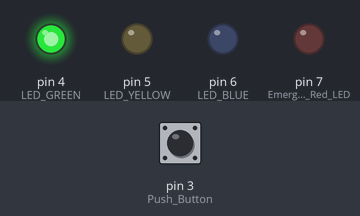
Bench run of a sketch on a simulated Arduino Uno, built with avr-gcc and run on an emulated ATmega328P. Shown: output pins drawn as LEDs (lit = HIGH). Inputs (shaded band) come from the test bench; at power-on: pin 3 (Push_Button) HIGH.

Above: at 1.2 s.
1.3 s: pin 3 (Push_Button) pulled LOW for 0.15 s
At 3.4 s:
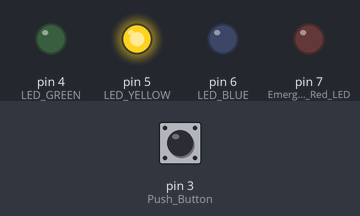
4.4 s: pin 3 (Push_Button) pulled LOW for 3.2 s
At 5.2 s:
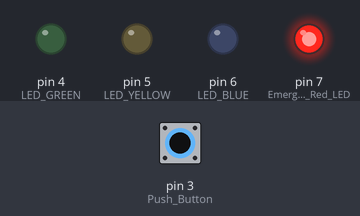
10.6 s: pin 3 (Push_Button) pulled LOW for 1 s
At 13.4 s:
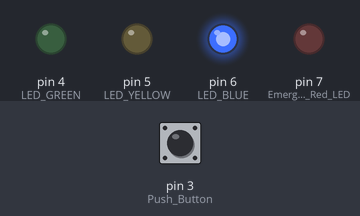
Timing chart, 0 to 20.6 s (numbered marks = the images above; inputs shaded):
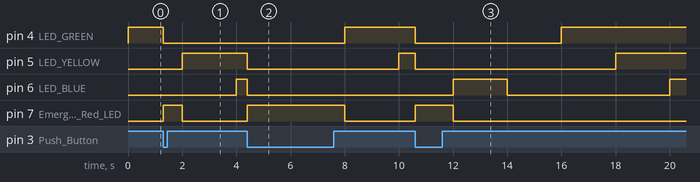

The sketch:

Interrupt.ino
```cpp
int Push_Button = 3;
int LED_GREEN = 4;
int LED_YELLOW = 5;
int LED_BLUE = 6;
int Emergency_Red_LED = 7;

void setup() {
  // put your setup code here, to run once:
  Serial.begin(9600);
  pinMode(Push_Button, INPUT_PULLUP);
  pinMode(LED_GREEN, OUTPUT);
  pinMode(LED_YELLOW, OUTPUT);
  pinMode(LED_BLUE, OUTPUT);
  pinMode(Emergency_Red_LED, OUTPUT);
  attachInterrupt(digitalPinToInterrupt(Push_Button), pressInterrupt, LOW);


  digitalWrite(Emergency_Red_LED, LOW);
  digitalWrite(LED_GREEN, LOW);
  digitalWrite(LED_YELLOW, LOW);
  digitalWrite(LED_BLUE, LOW);
}
void loop() {
    light_up();
}

void light_up(){
    digitalWrite(Emergency_Red_LED, LOW);
    digitalWrite(LED_GREEN, HIGH);
    delay(2000);
    digitalWrite(LED_YELLOW, HIGH);
    digitalWrite(Emergency_Red_LED, LOW);
    delay(2000);
    digitalWrite(LED_BLUE, HIGH);
    digitalWrite(Emergency_Red_LED, LOW);
    delay(2000);
    digitalWrite(LED_GREEN, LOW);
    digitalWrite(LED_YELLOW, LOW);
    digitalWrite(LED_BLUE, LOW);
    digitalWrite(Emergency_Red_LED, LOW);
    delay(2000);
}

void pressInterrupt(){
    digitalWrite(Emergency_Red_LED, HIGH);
    digitalWrite(LED_GREEN, LOW);
    digitalWrite(LED_YELLOW, LOW);
    digitalWrite(LED_BLUE, LOW);

}
```

Measured:
- after the input at 1.3 s, pin 4 (LED_GREEN): HIGH → LOW at once; pin 7 (Emergency_Red_LED): LOW → HIGH at once, → LOW 0.70 s later
- after the input at 4.4 s, pin 6 (LED_BLUE): HIGH → LOW after 0.00 s instead of 1.6 s; pin 7 (Emergency_Red_LED): LOW → HIGH at once, → LOW 3.6 s later
- after the input at 10.6 s, pin 7 (Emergency_Red_LED): LOW → HIGH at once, → LOW 1.4 s later
